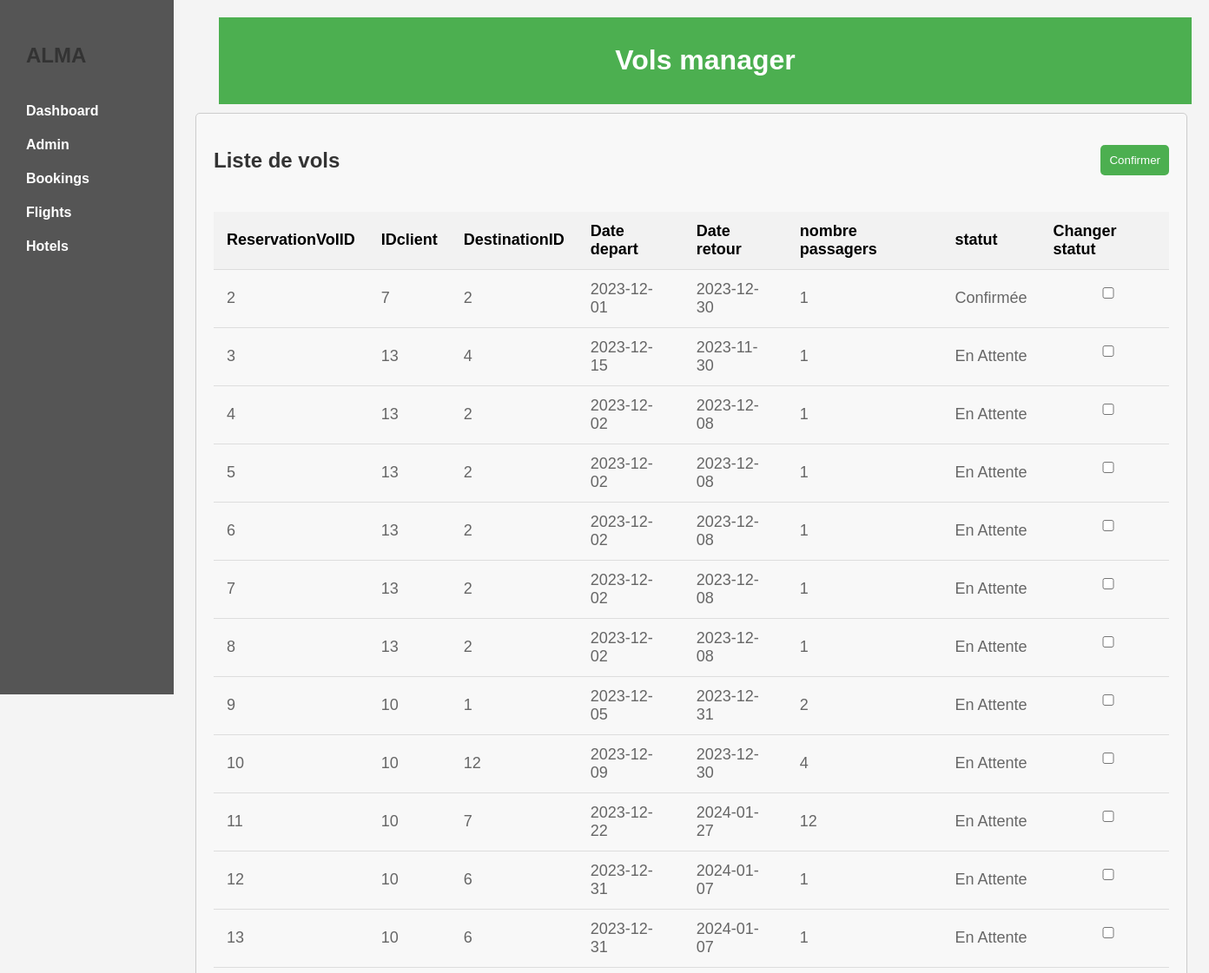
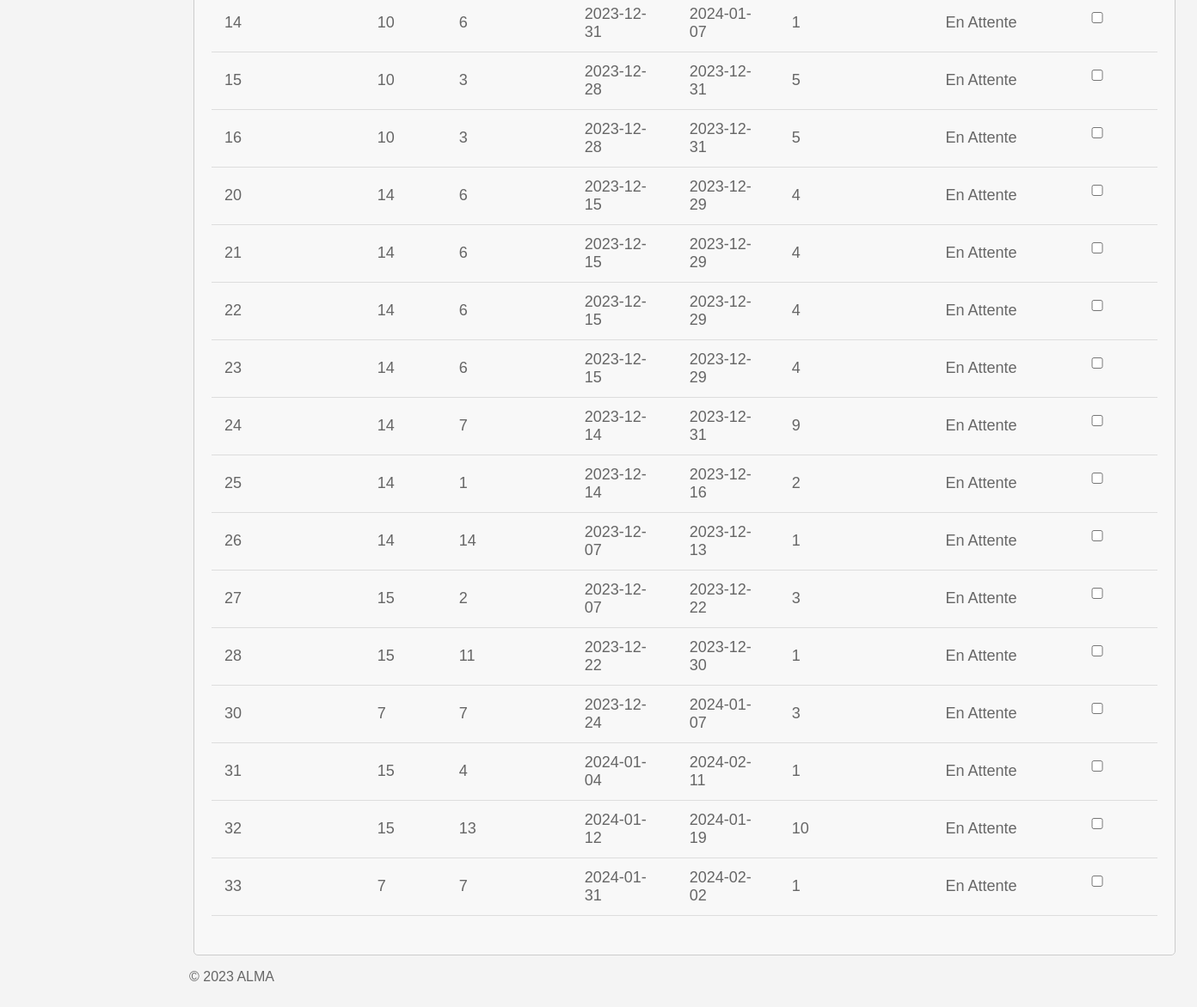
Page /admin/vols.php on the committed database (2 pictures, top to bottom).
### tables this page shows
CREATE TABLE `ReservationsVols` (
  `ReservationVolID` int(11) NOT NULL,
  `idclient` int(11) DEFAULT NULL,
  `DestinationID` int(11) DEFAULT NULL,
  `DateDepart` date DEFAULT NULL,
  `DateRetour` date DEFAULT NULL,
  `NombrePassagers` int(11) DEFAULT NULL,
  `Statut` varchar(50) NOT NULL DEFAULT 'En Attente'
);

### admin/vols.php (the view, shortened to what this page needs)
<?php
require_once('dbcon.php');
function displayVols($connexion){
    $sql = 'SELECT ReservationVolID, idclient, DestinationID, DateDepart, DateRetour, NombrePassagers, Statut FROM ReservationsVols';
    $stmt = $connexion->prepare($sql);
    $stmt->execute();
    $vols = $stmt->fetchAll(PDO::FETCH_ASSOC);
    return $vols;
}
$vols = displayVols($connexion);
?>
<!DOCTYPE html>
<html lang="en">
<head>
    <link rel="stylesheet" href="styles.css">
</head>
<body>
    <div class="container">
        <div class="sidebar">
            <a href="dashboard.html"><h2>ALMA</h2></a>
            <a href="dashboard.html">Dashboard</a>
            <a href="admin.php">Admin</a>
            <a href="booking.php">Bookings</a>
            <a href="vols.php">Flights</a>
            <a href="hotels.php">Hotels</a>
        </div>
        <div class="content">
            <header>
                <h1>Vols manager</h1>
            </header>
            <form method="post" action="">
                         <div class="title">
                            <h2>Liste de vols</h2>
                            <div class="btn"><button type="submit" name="confirmer">Confirmer</button></div>
                         </div>
                <section id="flight-table">
                    <table class="styled-table">
                        <thead>
                            <tr>
                                <th>ReservationVolID</th>
                                <th>IDclient</th>
                                <th>DestinationID</th>
                                <th>Date depart</th>
                                <th>Date retour</th>
                                <th>nombre passagers</th>
                                <th>statut</th>
                                <th>Changer statut</th>
                            </tr>
                        </thead>
                        <tbody>
                        <?php foreach ($vols as $value): ?>
                                        <tr>
                                            <td><?= $value['ReservationVolID']; ?></td>
                                            <td><?= $value['idclient']; ?></td>
                                            <td><?= $value['DestinationID']; ?></td>
                                            <td><?= $value['DateDepart']; ?></td>
                                            <td><?= $value['DateRetour']; ?></td>
                                            <td><?= $value['NombrePassagers']; ?></td>
                                            <td><?= $value['Statut']; ?></td>
                                            <td><input type="checkbox" name="check[]" value="<?= $value['ReservationVolID'] ?>" ></td>
                                        </tr>
                                    <?php endforeach; ?>
                        </tbody>
                    </table>
                </section>
            </form>
            <footer>
                <p>&copy; 2023 ALMA</p>
            </footer>
        </div>
    </div>
</body>
</html>

### admin/styles.css (style rules this page uses)
body { font-family: poppins, sans-serif; margin: 0; padding: 0; }
.container { display: flex; flex-grow: 1; }
.sidebar { background-color: #555; color: white; padding: 20px; width: 200px; box-sizing: border-box; height: 100vh; position: fixed; }
.sidebar h2 { margin-bottom: 20px; }
.sidebar a { display: block; padding: 10px; text-decoration: none; color: white; font-weight: bold; border-bottom: 1px solid #555; cursor: pointer; }
.content { flex-grow: 1; padding: 20px; box-sizing: border-box; margin-left: 200px; }
header { margin-left: 2rem; background-color: #4caf50; color: white; padding: 10px; text-align: center; }
.title { display: flex; justify-content: space-between; font-weight: 600; }
form { width: 1100px; margin: 10px auto; padding: 20px; border: 1px solid #ccc; border-radius: 5px; background-color: #f8f8f8; }
input { width: 100%; padding: 8px; margin-bottom: 15px; box-sizing: border-box; }
.btn { display: flex; justify-content: flex-end; align-items: center; }
button { background-color: #4caf50; color: #fff; padding: 10px; border: none; border-radius: 5px; cursor: pointer; }
h2 { color: #333; }
p { color: #666; }
a { color: #007bff; text-decoration: none; }
body { font-family: Arial, sans-serif; margin: 0; padding: 0; background-color: #f4f4f4; }
#flight-table { margin-top: 20px; }
.styled-table { width: 100%; border-collapse: collapse; margin: 25px 0; font-size: 18px; text-align: left; }
.styled-table th, .styled-table td { padding: 12px 15px; border-bottom: 1px solid #ddd; }
.styled-table th { background-color: #f2f2f2; }
.styled-table td { color: #666; }

### rows in the picture
reservationsvols: ReservationVolID "2", idclient "7", DestinationID "2", DateDepart "2023-12-01", DateRetour "2023-12-30", NombrePassagers "1", Statut "Confirmée"
reservationsvols: ReservationVolID "3", idclient "13", DestinationID "4", DateDepart "2023-12-15", DateRetour "2023-11-30", NombrePassagers "1", Statut "En Attente"
reservationsvols: ReservationVolID "4", idclient "13", DestinationID "2", DateDepart "2023-12-02", DateRetour "2023-12-08", NombrePassagers "1", Statut "En Attente"
reservationsvols: ReservationVolID "5", idclient "13", DestinationID "2", DateDepart "2023-12-02", DateRetour "2023-12-08", NombrePassagers "1", Statut "En Attente"
reservationsvols: ReservationVolID "6", idclient "13", DestinationID "2", DateDepart "2023-12-02", DateRetour "2023-12-08", NombrePassagers "1", Statut "En Attente"
reservationsvols: ReservationVolID "7", idclient "13", DestinationID "2", DateDepart "2023-12-02", DateRetour "2023-12-08", NombrePassagers "1", Statut "En Attente"
reservationsvols: ReservationVolID "8", idclient "13", DestinationID "2", DateDepart "2023-12-02", DateRetour "2023-12-08", NombrePassagers "1", Statut "En Attente"
reservationsvols: ReservationVolID "9", idclient "10", DestinationID "1", DateDepart "2023-12-05", DateRetour "2023-12-31", NombrePassagers "2", Statut "En Attente"
reservationsvols: ReservationVolID "10", idclient "10", DestinationID "12", DateDepart "2023-12-09", DateRetour "2023-12-30", NombrePassagers "4", Statut "En Attente"
reservationsvols: ReservationVolID "11", idclient "10", DestinationID "7", DateDepart "2023-12-22", DateRetour "2024-01-27", NombrePassagers "12", Statut "En Attente"
reservationsvols: ReservationVolID "12", idclient "10", DestinationID "6", DateDepart "2023-12-31", DateRetour "2024-01-07", NombrePassagers "1", Statut "En Attente"
reservationsvols: ReservationVolID "13", idclient "10", DestinationID "6", DateDepart "2023-12-31", DateRetour "2024-01-07", NombrePassagers "1", Statut "En Attente"
reservationsvols: ReservationVolID "14", idclient "10", DestinationID "6", DateDepart "2023-12-31", DateRetour "2024-01-07", NombrePassagers "1", Statut "En Attente"
reservationsvols: ReservationVolID "15", idclient "10", DestinationID "3", DateDepart "2023-12-28", DateRetour "2023-12-31", NombrePassagers "5", Statut "En Attente"
reservationsvols: ReservationVolID "16", idclient "10", DestinationID "3", DateDepart "2023-12-28", DateRetour "2023-12-31", NombrePassagers "5", Statut "En Attente"
reservationsvols: ReservationVolID "20", idclient "14", DestinationID "6", DateDepart "2023-12-15", DateRetour "2023-12-29", NombrePassagers "4", Statut "En Attente"
reservationsvols: ReservationVolID "21", idclient "14", DestinationID "6", DateDepart "2023-12-15", DateRetour "2023-12-29", NombrePassagers "4", Statut "En Attente"
reservationsvols: ReservationVolID "22", idclient "14", DestinationID "6", DateDepart "2023-12-15", DateRetour "2023-12-29", NombrePassagers "4", Statut "En Attente"
reservationsvols: ReservationVolID "23", idclient "14", DestinationID "6", DateDepart "2023-12-15", DateRetour "2023-12-29", NombrePassagers "4", Statut "En Attente"
reservationsvols: ReservationVolID "24", idclient "14", DestinationID "7", DateDepart "2023-12-14", DateRetour "2023-12-31", NombrePassagers "9", Statut "En Attente"
reservationsvols: ReservationVolID "25", idclient "14", DestinationID "1", DateDepart "2023-12-14", DateRetour "2023-12-16", NombrePassagers "2", Statut "En Attente"
reservationsvols: ReservationVolID "26", idclient "14", DestinationID "14", DateDepart "2023-12-07", DateRetour "2023-12-13", NombrePassagers "1", Statut "En Attente"
reservationsvols: ReservationVolID "27", idclient "15", DestinationID "2", DateDepart "2023-12-07", DateRetour "2023-12-22", NombrePassagers "3", Statut "En Attente"
reservationsvols: ReservationVolID "28", idclient "15", DestinationID "11", DateDepart "2023-12-22", DateRetour "2023-12-30", NombrePassagers "1", Statut "En Attente"
reservationsvols: ReservationVolID "30", idclient "7", DestinationID "7", DateDepart "2023-12-24", DateRetour "2024-01-07", NombrePassagers "3", Statut "En Attente"
reservationsvols: ReservationVolID "31", idclient "15", DestinationID "4", DateDepart "2024-01-04", DateRetour "2024-02-11", NombrePassagers "1", Statut "En Attente"
reservationsvols: ReservationVolID "32", idclient "15", DestinationID "13", DateDepart "2024-01-12", DateRetour "2024-01-19", NombrePassagers "10", Statut "En Attente"
reservationsvols: ReservationVolID "33", idclient "7", DestinationID "7", DateDepart "2024-01-31", DateRetour "2024-02-02", NombrePassagers "1", Statut "En Attente"
